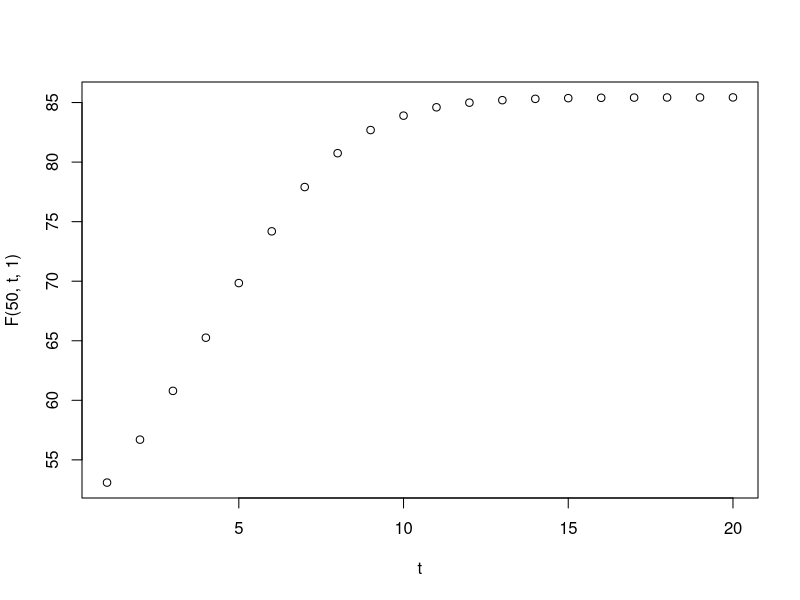

Recreate this plot in R.
# training_prob2.R

# population growth function: Discrete time Ricker with Allee effect
# Returns the function f as a closure
set_f <- function(gamma, C, K, beta){ 
  function(x, E_h) x * exp( gamma*(1-x/K)*((x-C)/K)) - x*E_h*beta
}

# Initialize f.  Allee threshold 20, carrying capacity 100, .1 efficacy 
# (e.g. effort = 1/beta means catch all the stock)
f <- set_f(1, 20, 100, .1)



# Recursively apply f for t years
F <- function(N,t, E_h){ 
  i = 1
  n <- N
  iterate_t <- function(t){
    while(i<=t){ 
      n <- f(n, E_h)
      i<- i+1
    }
    n
  }
  sapply(t, iterate_t)
}

t <-1:20
plot(t, F(50,t,1))


info_cost <- 1


Pi <- function(E_h, E_s, t){
# Define the initial probability distribution of population density
# Increased sampling effort reduces the the variance 
  P_0 <- function(x) dlnorm(x, mean=log(60), sd=1/E_s)

  iterate_t <- function(t){ # in case t is a vector
    int <- function(N) E_h*N*F(N,t,E_h)*P_0(N)
    sum(sapply(0:200, int))
#    integrate(int, 0, 200)$value
  }

  info_cost_per_time <- function(t){
# pay only on first time interval
    out<- numeric(length(t))
    out[1] <- E_s*info_cost
    out
  }

  sapply(t, iterate_t) - info_cost_per_time(t)
}


r <- 1 # discounting (interest) rate
T <- 20 # time horizon

# target function which we optimize
target <- function(pars){
  int <- function(t) Pi(pars["E_h"], pars["E_s"], t)*exp(-r*t)
  -sum(sapply(1:T, int))
#  -integrate(int, 0, T)$value
}

E_s <- seq(1, 20,length=6)
E_h <- seq(1, 10, length=10)
## E_h rows, E_s cols
gridsearch <- function(E_s, E_h){
  out<-sapply(E_s, function(y){
    sapply(E_h, function(x){
      pars <- c(E_h=x,E_s=y)
      target(pars)
    })
  })
  out
}



pars <- c(E_h=5, E_s=5)
o <- optim(pars, target)

#optimal solution is:
o$par

